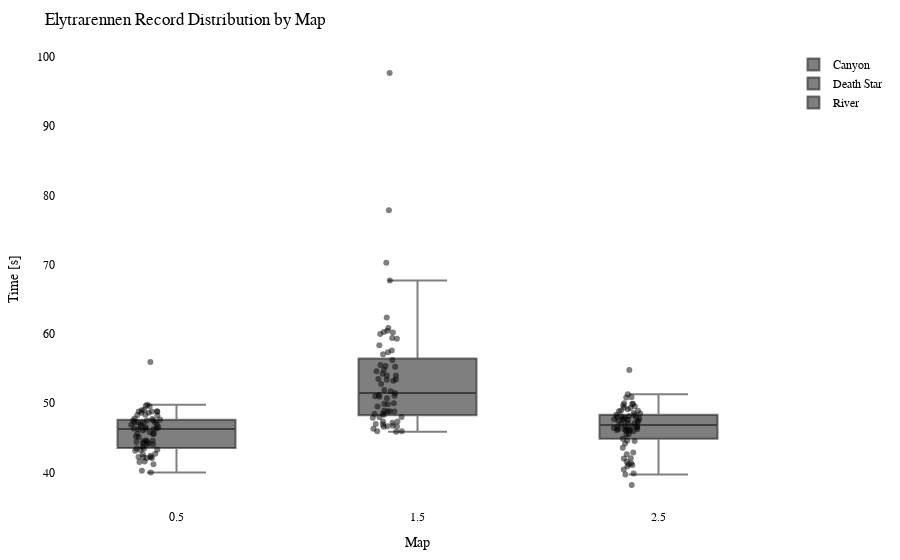

Notebook code cell kept with this figure:
### Code cell
import plotly.graph_objects as go
import plotly.io as pio

df = getRecordsDataframe(minigame="Elytrarennen")

# Calculate the offset for centering the data points
num_columns = len(df.columns)
offset = 0.5

# Create a Swarm plot using Plotly
fig = go.Figure()

for i, column in enumerate(df.columns):
    x_values = [i + offset] * len(df[column])  # Adjust x-values with offset for horizontal centering
    fig.add_trace(go.Box(x=x_values,
                         y=df[column],
                         name=column,
                         boxpoints='all',
                         pointpos=-0.5,  # Adjust point position to prevent overlapping
                         marker=dict(color='rgba(0,0,0,0.5)', size=6),  # Adjust marker color and size
                         hovertext=df.index,
                         hoverinfo='text+y'))

fig.update_layout(title="Elytrarennen Record Distribution by Map",
                  xaxis=dict(title="Map"),
                  yaxis=dict(title="Time [s]"),
                  showlegend=True,
                  font=dict(family="Arial", size=12, color="black"),  # Customize font
                  plot_bgcolor="white",  # Set background color
                  margin=dict(l=50, r=50, t=50, b=50),  # Adjust margins for better layout
                  )

pio.show(fig)

pio.write_html(fig, "out/elytr_swarm_plot.html")

### Figure 1 — Plotly figure (JSON) as saved in the notebook; plotly's stock layout.template omitted (floating-point values rounded to 4 significant figures; data arrays with more than 128 entries replaced by an {"elided": "..."} marker saying what was removed)
{"data": [{"boxpoints": "all", "hoverinfo": "text+y", "hovertext": {"elided": "146 str values"}, "marker": {"color": "rgba(0,0,0,0.5)", "size": 6}, "name": "Canyon", "pointpos": -0.5, "type": "box", "x": {"elided": "146 float values"}, "y": {"elided": "146 float values"}}, {"boxpoints": "all", "hoverinfo": "text+y", "hovertext": {"elided": "146 str values"}, "marker": {"color": "rgba(0,0,0,0.5)", "size": 6}, "name": "Death Star", "pointpos": -0.5, "type": "box", "x": {"elided": "146 float values"}, "y": {"elided": "146 float values"}}, {"boxpoints": "all", "hoverinfo": "text+y", "hovertext": {"elided": "146 str values"}, "marker": {"color": "rgba(0,0,0,0.5)", "size": 6}, "name": "River", "pointpos": -0.5, "type": "box", "x": {"elided": "146 float values"}, "y": {"elided": "146 float values"}}], "layout": {"font": {"color": "black", "family": "Arial", "size": 12}, "margin": {"b": 50, "l": 50, "r": 50, "t": 50}, "plot_bgcolor": "white", "showlegend": true, "title": {"text": "Elytrarennen Record Distribution by Map"}, "xaxis": {"title": {"text": "Map"}}, "yaxis": {"title": {"text": "Time [s]"}}}}
